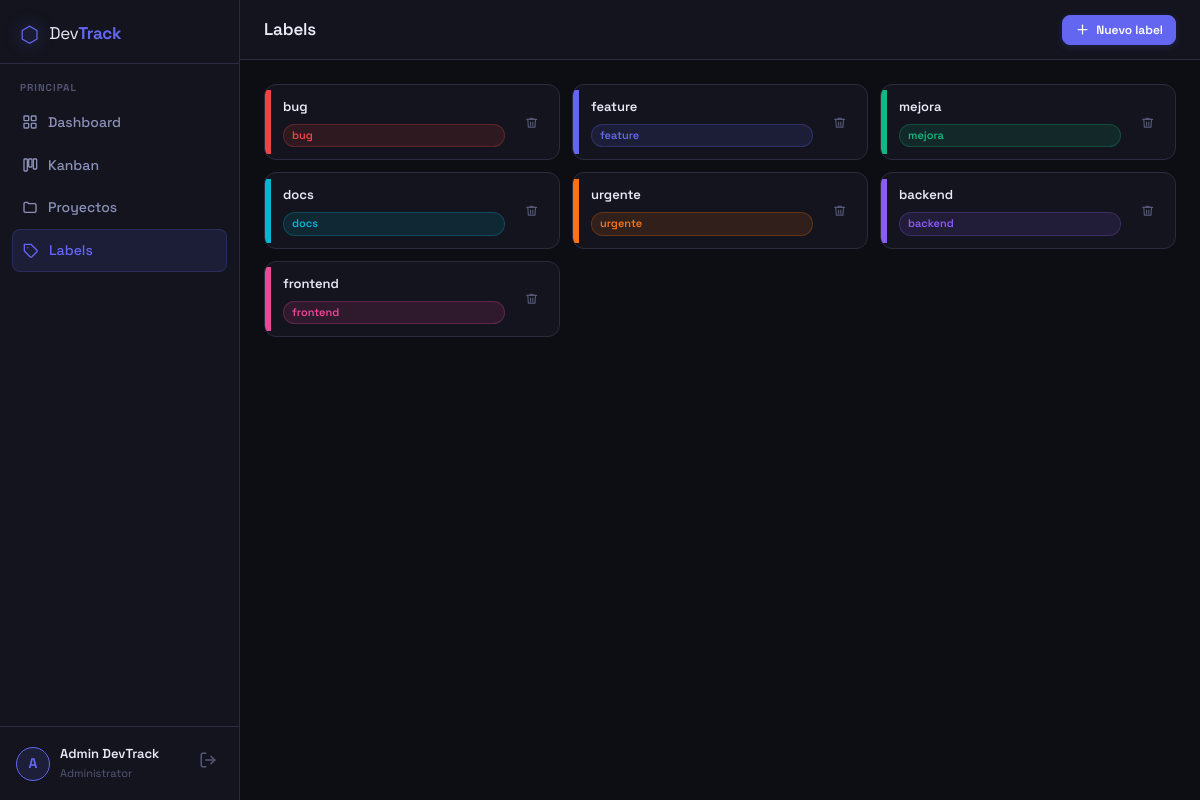
/labels (signed in), run on the app's committed database.
### app/models/user.py (models this page shows)
class User(Base):
    __tablename__ = "users"
    id = Column(Integer, primary_key=True, index=True)
    email = Column(String, unique=True, index=True, nullable=False)
    hashed_password = Column(String, nullable=False)
    full_name = Column(String, nullable=False, default="Admin")
    is_active = Column(Boolean, default=True)
    is_admin = Column(Boolean, default=False)
    created_at = Column(DateTime, default=datetime.utcnow)
    projects = relationship("Project", back_populates="owner", cascade="all, delete-orphan")
    activity_logs = relationship("ActivityLog", back_populates="user", cascade="all, delete-orphan")

### app/models/task.py (models this page shows)
class Label(Base):
    __tablename__ = "labels"
    id = Column(Integer, primary_key=True, index=True)
    name = Column(String(60), nullable=False, unique=True)
    color = Column(String(7), default="#6366f1")
    created_at = Column(DateTime, default=datetime.utcnow)
    task_labels = relationship("TaskLabel", back_populates="label", cascade="all, delete-orphan")

### app/routes/tasks.py (the view)
@router.get("/labels", response_class=HTMLResponse)
def labels_page(request: Request, db: Session = Depends(get_db)):
    user = get_current_user(request, db)
    if not user:
        return RedirectResponse(url="/login", status_code=302)
    labels = db.query(Label).all()
    return templates.TemplateResponse("tasks/labels.html", {
        "request": request, "user": user, "labels": labels, "active_page": "labels"
    })

### app/templates/tasks/labels.html (shortened to what this page needs)
{% extends "partials/base.html" %}
{% block page_title %}Labels{% endblock %}
{% block topbar_actions %}
<button class="btn btn-primary btn-sm" onclick="openModal('modalCreateLabel')">
  <svg viewBox="0 0 24 24"><line x1="12" y1="5" x2="12" y2="19"/><line x1="5" y1="12" x2="19" y2="12"/></svg>
  Nuevo label
</button>
{% endblock %}
{% block content %}
<div class="labels-page">
  <div class="labels-grid" id="labelsGrid">
    {% for label in labels %}
    <div class="label-card" data-label-id="{{ label.id }}">
      <div class="label-swatch" style="background:{{ label.color }}"></div>
      <div class="label-card-body">
        <span class="label-name">{{ label.name }}</span>
        <span class="label-preview" style="background:{{ label.color }}20;color:{{ label.color }};border:1px solid {{ label.color }}40">
          {{ label.name }}
        </span>
      </div>
      <button class="icon-btn danger" onclick="deleteLabel({{ label.id }}, this)" title="Eliminar">
        <svg viewBox="0 0 24 24"><polyline points="3 6 5 6 21 6"/><path d="M19 6l-1 14H6L5 6"/><path d="M10 11v6"/><path d="M14 11v6"/><path d="M9 6V4h6v2"/></svg>
      </button>
    </div>
    {% endfor %}
  </div>
</div>
          {% set colors = ['#6366f1','#8b5cf6','#ec4899','#ef4444','#f97316','#f59e0b','#10b981','#06b6d4','#3b82f6','#64748b'] %}
{% endblock %}

### app/templates/partials/base.html (shortened to what this page needs)
<!DOCTYPE html>
<html lang="es">
<head>
  <link rel="stylesheet" href="/static/css/main.css" />
</head>
<body>
  <div class="app-shell">
    <aside class="sidebar" id="sidebar">
      <div class="sidebar-header">
        <div class="logo">
          <span class="logo-icon">⬡</span>
          <span class="logo-text">Dev<strong>Track</strong></span>
        </div>
      </div>
      <nav class="sidebar-nav">
        <div class="nav-section">
          <span class="nav-label">Principal</span>
          <a href="/" class="nav-item {% if active_page == 'dashboard' %}active{% endif %}">
            <svg viewBox="0 0 24 24"><rect x="3" y="3" width="7" height="7" rx="1"/><rect x="14" y="3" width="7" height="7" rx="1"/><rect x="3" y="14" width="7" height="7" rx="1"/><rect x="14" y="14" width="7" height="7" rx="1"/></svg>
            <span>Dashboard</span>
          </a>
          <a href="/kanban" class="nav-item {% if active_page == 'kanban' %}active{% endif %}">
            <svg viewBox="0 0 24 24"><rect x="3" y="3" width="5" height="18" rx="1"/><rect x="10" y="3" width="5" height="12" rx="1"/><rect x="17" y="3" width="5" height="15" rx="1"/></svg>
            <span>Kanban</span>
          </a>
          <a href="/projects" class="nav-item {% if active_page == 'projects' %}active{% endif %}">
            <svg viewBox="0 0 24 24"><path d="M3 7a2 2 0 0 1 2-2h3l2 2h9a2 2 0 0 1 2 2v9a2 2 0 0 1-2 2H5a2 2 0 0 1-2-2V7z"/></svg>
            <span>Proyectos</span>
          </a>
          <a href="/labels" class="nav-item {% if active_page == 'labels' %}active{% endif %}">
            <svg viewBox="0 0 24 24"><path d="M20.59 13.41l-7.17 7.17a2 2 0 0 1-2.83 0L2 12V2h10l8.59 8.59a2 2 0 0 1 0 2.82z"/><line x1="7" y1="7" x2="7.01" y2="7"/></svg>
            <span>Labels</span>
          </a>
        </div>
      </nav>
      <div class="sidebar-footer">
        <div class="user-info">
          <div class="user-avatar">{{ user.full_name[0].upper() if user else 'A' }}</div>
          <div class="user-details">
            <span class="user-name">{{ user.full_name if user else 'Admin' }}</span>
            <span class="user-role">Administrator</span>
          </div>
        </div>
        <a href="/logout" class="logout-btn" title="Cerrar sesión">
          <svg viewBox="0 0 24 24"><path d="M9 21H5a2 2 0 0 1-2-2V5a2 2 0 0 1 2-2h4"/><polyline points="16 17 21 12 16 7"/><line x1="21" y1="12" x2="9" y2="12"/></svg>
        </a>
      </div>
    </aside>
    <main class="main-content" id="mainContent">
      <header class="topbar">
        <div class="topbar-left">
          <h1 class="page-title">{% block page_title %}DevTrack{% endblock %}</h1>
        </div>
        <div class="topbar-right">
          {% block topbar_actions %}{% endblock %}
        </div>
      </header>
      <div class="content-area">
        {% block content %}{% endblock %}
      </div>
    </main>
  </div>
</body>
</html>

### data on the page
User: full_name "A", full_name "Admin DevTrack"
Label: name "bug"
Label: name "feature"
Label: name "mejora"
Label: name "docs"
Label: name "urgente"
Label: name "backend"
Label: name "frontend"
